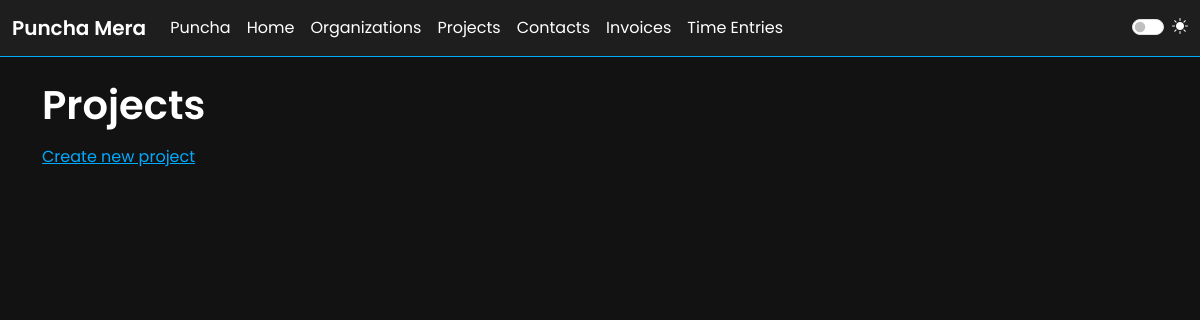
/projects/ (signed in), run on an earlier commit of the app's database.
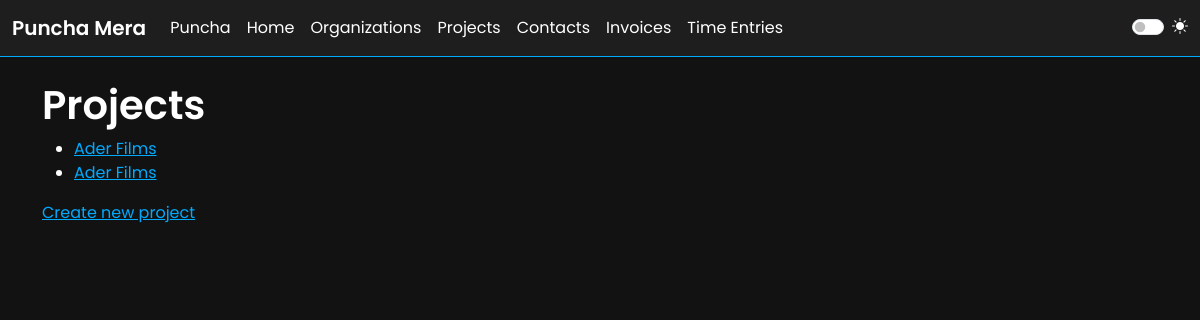
And on a later commit of the database.
### projects/models.py (models this page shows, shortened)
class Project(models.Model):
    organization = models.ForeignKey(Organization, on_delete=models.CASCADE)
    contact = models.ForeignKey('accounts.Contact', on_delete=models.CASCADE)
    name = models.CharField(max_length=100)
    description = models.TextField(blank=True)

### projects/views.py (the view)
# urls.py: path('', ProjectListView.as_view(), name='project-list'),
class ProjectListView(OrganizationPermissionMixin, ListView):
    model = Project
    template_name = 'projects/project_list.html'

### projects/mixins.py (called while the page is built)
    def get_queryset(self):
        queryset = super().get_queryset()
        user = self.request.user
        if not user.is_authenticated:
            return queryset.none()
        try:
            membership = Membership.objects.get(user=user)
            organization = membership.organization
            queryset = queryset.filter(organization=organization)
        except Membership.DoesNotExist:
            queryset = queryset.none()
        return queryset

### templates/projects/project_list.html
{% extends 'base.html' %}
{% block content %}
  <h1>Projects</h1>
  <ul>
    {% for project in object_list %}
      <li><a href="{% url 'projects:project-detail' project.pk %}">{{ project.name }}</a></li>
    {% endfor %}
  </ul>
  <a href="{% url 'projects:project-create' %}">Create new project</a>
{% endblock %}

### templates/base.html (shortened to what this page needs)
{% load static %}
<!DOCTYPE html>
<html lang="en" data-theme="dark">
<head>
    <link href="https://cdn.jsdelivr.net/npm/bootstrap@5.3.0/dist/css/bootstrap.min.css" rel="stylesheet">
    <link rel="stylesheet" href="https://cdn.jsdelivr.net/npm/bootstrap-icons@1.11.3/font/bootstrap-icons.min.css">
    <link href="{% static 'css/style.css' %}" rel="stylesheet">
    <link href="{% static 'css/theme.css' %}" rel="stylesheet">
</head>
<body>
    <nav class="navbar navbar-expand-lg">
        <div class="container-fluid">
            <a class="navbar-brand" href="#">Puncha Mera</a>
            <div class="collapse navbar-collapse" id="navbarNav">
                <ul class="navbar-nav me-auto mb-2 mb-lg-0">
                    <li class="nav-item">
                        <a class="nav-link" href="{% url 'time_stamp:timer' %}">Puncha</a>
                    </li>
                    <li class="nav-item">
                        <a class="nav-link" href="{% url 'home:home' %}">Home</a>
                    </li>
                    <li class="nav-item">
                        <a class="nav-link" href="{% url 'accounts:organization-list' %}">Organizations</a>
                    </li>
                    <li class="nav-item">
                        <a class="nav-link" href="{% url 'projects:project-list' %}">Projects</a>
                    </li>
                    <li class="nav-item">
                        <a class="nav-link" href="{% url 'accounts:contact-list' %}">Contacts</a>
                    </li>
                    <li class="nav-item">
                        <a class="nav-link" href="{% url 'invoices:invoice-list' %}">Invoices</a>
                    </li>
                    <li class="nav-item">
                        <a class="nav-link" href="{% url 'time_entries:time_entry-list' %}">Time Entries</a>
                    </li>
                </ul>
                <div class="form-check form-switch">
                    <input class="form-check-input" type="checkbox" id="theme-toggle">
                    <label class="form-check-label" for="theme-toggle">
                        <i class="bi bi-brightness-high-fill"></i>
                    </label>
                </div>
            </div>
        </div>
    </nav>
    <div class="container mt-4">
        {% block content %}
        {% endblock %}
    </div>
</body>
</html>

### static/css/style.css (style rules this page uses)
:root { --primary-color: #6a5acd; --secondary-color: #f0f8ff; --dark-color: #333; --light-color: #f4f4f4; --font-family: 'Poppins', sans-serif; }
body { font-family: var(--font-family); background-color: var(--light-color); color: var(--dark-color); }
.navbar { background-color: var(--secondary-color) !important; }
.navbar-brand { font-weight: 600; }
h1, h2, h3, h4, h5, h6 { font-weight: 600; }

### static/css/theme.css (style rules this page uses)
:root { --primary-color: #00aaff; --secondary-color: #00ffaa; --background-color: #121212; --surface-color: #1e1e1e; --text-color: #ffffff; --text-secondary-color: #aaaaaa; --input-bg-color: #2c2c2c; --input-border-color: #444; --bs-table-color: var(--text-color); --bs-table-bg: var(--surface-color); --bs-table-striped-color: var(--text-color); }
body { background-color: var(--background-color); color: var(--text-color); }
.navbar { background-color: var(--surface-color) !important; border-bottom: 1px solid var(--primary-color); }
.navbar-brand, .nav-link { color: var(--text-color) !important; }
a { color: var(--primary-color); }

What changed in the data, as far as the page shows it:
added Project: name "Ader Films"
added Project: name "Ader Films"
